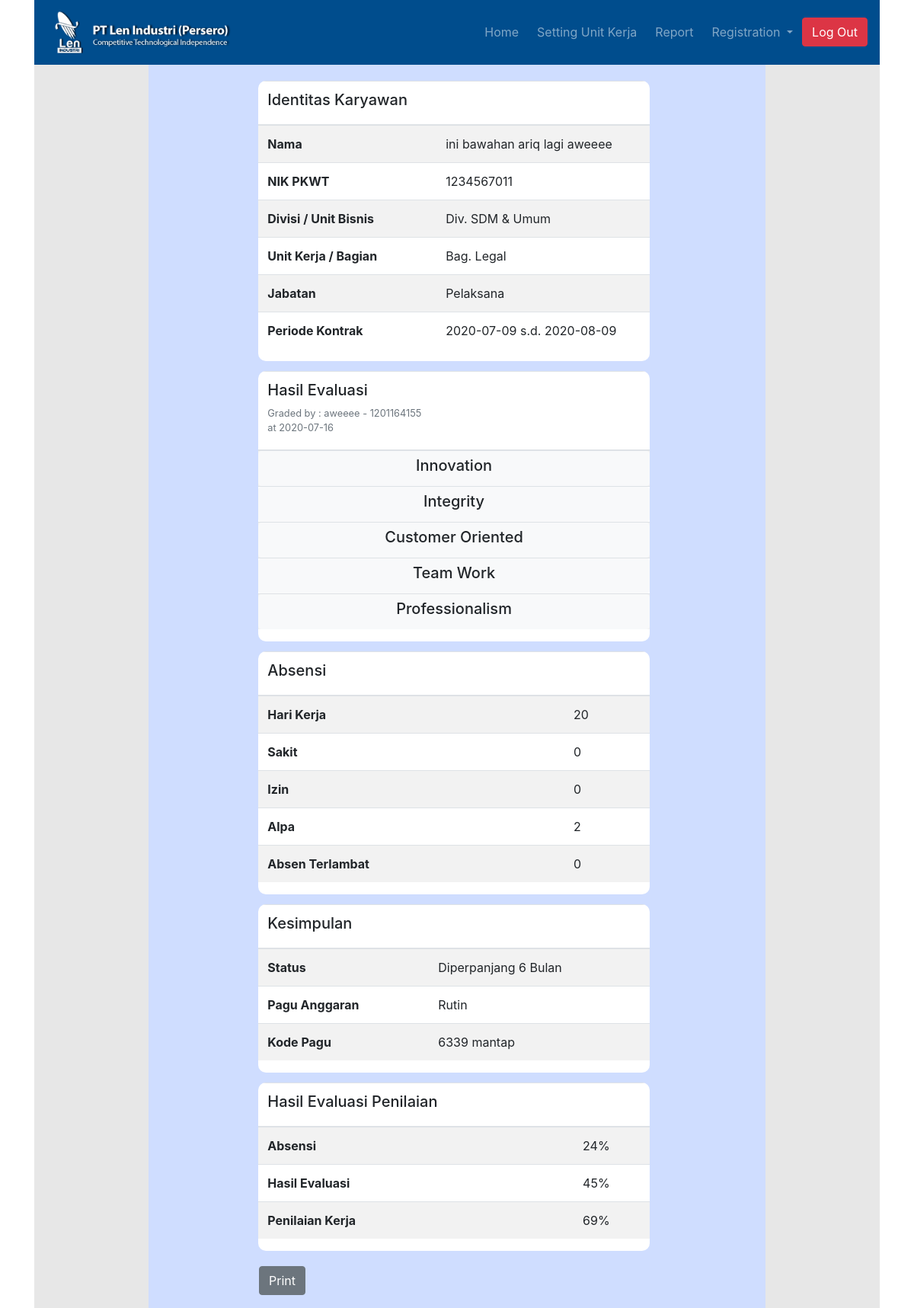
Page /C_detail_admin/index/58 on the committed database.
### tables this page shows
CREATE TABLE `karyawan` (
  `id_karyawan` int(11) NOT NULL,
  `id_evaluasi` int(11) DEFAULT NULL,
  `id_absensi` int(11) NOT NULL,
  `nama` varchar(255) NOT NULL,
  `nik` int(10) NOT NULL,
  `divisi` varchar(255) NOT NULL,
  `jabatan` varchar(255) NOT NULL,
  `bagian` varchar(255) NOT NULL,
  `nilai_hasil` float NOT NULL,
  `end_periode` date NOT NULL,
  `start_periode` date NOT NULL,
  `status` varchar(255) NOT NULL,
  `alasan` varchar(255) DEFAULT NULL,
  `anggaran` varchar(255) DEFAULT NULL,
  `kode_pagu` varchar(255) DEFAULT NULL
);

CREATE TABLE `absensi` (
  `id_absensi` int(11) NOT NULL,
  `nik` int(10) NOT NULL,
  `sakit` float NOT NULL,
  `izin` float NOT NULL,
  `alpa` float NOT NULL,
  `periode` int(11) NOT NULL,
  `terlambat` float NOT NULL,
  `nilai_absen` float NOT NULL,
  `nilai_produktivitas` float NOT NULL
);

### application/views/admin/V_detail_admin.php (the view, shortened to what the rows shown need)
<!DOCTYPE html>
<html lang="en">
<head>
    <link rel="stylesheet" href="<?= base_url()?>/assets/css/bootstrap.min.css">
    <link rel="stylesheet" href="<?= base_url()?>/assets/style/style1.css">
</head>
<body>
    <div class="container">
        <div class="container" style="background-color: #E7E7E7;">
            <div class="container main_bgr_dash" style="width: 75%;">
                <div class="row">
                    <div class="col-md-12">
                        <div class="detail_area">
                            <table class="table table-striped">
                                <thead>
                                <tr>
                                    <th scope="col"><h5>Identitas Karyawan</h5></th>
                                    <th scope="col"></th>
                                </tr>
                                </thead>
                                <tbody>
                                <tr>
                                    <th scope="row">Nama</th>
                                    <td><?= $karyawan['nama']; ?></td>
                                </tr>
                                <tr>
                                    <th scope="row">NIK PKWT</th>
                                    <td><?= $karyawan['nik']; ?></td>
                                </tr>
                                <tr>
                                    <th scope="row">Divisi / Unit Bisnis</th>
                                    <td><?= $karyawan['divisi']; ?></td>
                                </tr>
                                <tr>
                                    <th scope="row">Unit Kerja / Bagian</th>
                                    <td><?= $karyawan['bagian']; ?></td>
                                </tr>
                                <tr>
                                    <th scope="row">Jabatan</th>
                                    <td><?= $karyawan['jabatan']; ?></td>
                                </tr>
                                <tr>
                                    <th scope="row">Periode Kontrak</th>
                                    <td><?= $karyawan['start_periode']; ?> s.d. <?= $karyawan['end_periode']; ?></td>
                                </tr>
                                </tbody>
                            </table>
                        </div>
                    </div>
                </div>
                <div class="row">
                    <div class="col-md-12">
                        <div class="detail_area">
                            <table class="table table-striped">
                                <thead>
                                <tr>
                                    <th scope="col">
                                    <h5>Hasil Evaluasi</h5>
                                    <h6 class="text-secondary">
                                        <?php if ($evaluasi['nilai_eval'] != -1) { ?>
                                            <small>
                                                Graded by : <?=  $evaluasi['nama_atasan'] ?> - <?=  $evaluasi['nik_atasan'] ?> <br> at <?=  $evaluasi['date_fill'] ?>
                                            </small>
                                        <?php } else { ?>
                                            <small>
                                                Should be graded by : <?=  $evaluasi['nama_atasan'] ?> - <?=  $evaluasi['nik_atasan'] ?>
                                            </small>
                                        <?php } ?>
                                    </h6>
                                    </th>
                                </tr>
                                </thead>
                            </table>
                        </div>
                    </div>
                </div>
                <div class="row">
                    <div class="col-md-12">
                        <div class="detail_area">
                            <table class="table table-striped">
                                <thead>
                                <tr>
                                    <th scope="col"><h5>Absensi</h5></th>
                                    <th scope="col"></th>
                                </tr>
                                </thead>
                                <tbody>
                                <tr>
                                    <th scope="row">Hari Kerja</th>
                                    <td><?= $absensi['periode']; ?></td>
                                </tr>
                                <tr>
                                    <th scope="row">Sakit</th>
                                    <td><?= $absensi['sakit']; ?></td>
                                </tr>
                                <tr>
                                    <th scope="row">Izin</th>
                                    <td><?= $absensi['izin']; ?></td>
                                </tr>
                                <tr>
                                    <th scope="row">Alpa</th>
                                </tr>
                                <tr>
                                    <th scope="row">Absen Terlambat</th>
                                    <td><?= $absensi['terlambat']; ?></td>
                                </tr>
                                </tbody>
                            </table>
                        </div>
                    </div>
                </div>
                <div class="row">
                    <div class="col-md-12">
                        <div class="detail_area">
                            <table class="table table-striped">
                                <thead>
                                <tr>
                                    <th scope="col"><h5>Kesimpulan</h5></th>
                                    <th scope="col"></th>
                                </tr>
                                </thead>
                                <tbody>
                                <?php if ($karyawan['status']==='Diputus') { ?>
                                    <tr>
                                        <th scope="row">Status</th>
                                        <td><?= $karyawan['status']; ?></td>
                                    </tr>
                                    <tr>
                                        <th scope="row">Alasan</th>
                                        <td> <?= $karyawan['alasan']; ?> </td>
                                    </tr>
                                <?php }
                                else if ($karyawan['status']==='Diperpanjang 1 Tahun' || $karyawan['status']==='Diperpanjang 6 Bulan' || $karyawan['status']==='Diperpanjang 3 Bulan') { ?>
                                    <tr>
                                        <th scope="row">Status</th>
                                        <td><?= $karyawan['status']; ?></td>
                                    </tr>
                                    <tr>
                                        <th scope="row">Pagu Anggaran</th>
                                        <td> <?= $karyawan['anggaran']; ?> </td>
                                    </tr>
                                    <tr>
                                        <th scope="row">Kode Pagu</th>
                                        <td> <?= $karyawan['kode_pagu']; ?> </td>
                                    </tr>
                                <?php } else if($karyawan['status']=='-') { ?>
                                    <tr>
                                        <td colspan="2" align="center">
                                        <h5 class="text-danger"> contract status not graded yet </h5>
                                        </td>
                                    </tr>
                                <?php } else if($karyawan['status'] == 'Diputus'){?>
                                    <tr>
                                        <th scope="row">Status</th>
                                        <td><?= $karyawan['status']; ?></td>
                                    </tr>
                                <?php } ?>
                                </tbody>
                            </table>
                        </div>
                    </div>
                </div>
                <div class="row">
                    <div class="col-md-12">
                        <div class="detail_area">
                            <table class="table table-striped">
                                <thead>
                                <tr>
                                    <th scope="col"><h5>Hasil Evaluasi Penilaian</h5></th>
                                    <th scope="col"></th>
                                </tr>
                                </thead>
                                <?php if ($evaluasi['nilai_eval'] != -1) { ?>
                                    <tbody>
                                        <tr>
                                            <th scope="row">Absensi</th>
                                            <td><?= $absensi['nilai_absen']; ?>%</td>
                                        </tr>
                                        <tr>
                                            <th scope="row">Hasil Evaluasi</th>
                                            <td><?= $evaluasi['nilai_eval']; ?>%</td>
                                        </tr>
                                        <tr>
                                            <th scope="row">Penilaian Kerja</th>
                                            <td><?= $karyawan['nilai_hasil']; ?>%</td>
                                        </tr>
                                    </tbody>
                                <?php } ?>
                            </table>
                        </div>
                    </div>
                </div>
            </div>
        </div>
</body>
</html>

### rows in the picture
karyawan: nama "ini bawahan ariq lagi aweeee", nik "1234567011", divisi "Div. SDM & Umum", bagian "Bag. Legal", jabatan "Pelaksana", start_periode "2020-07-09", end_periode "2020-08-09", status "Diperpanjang 6 Bulan", anggaran "Rutin", kode_pagu "6339 mantap", nilai_hasil "69"
absensi: periode "20", sakit "0", izin "0", terlambat "0", nilai_absen "24"

### other values in the picture
$evaluasi['nama_atasan'] "aweeee"
$evaluasi['nik_atasan'] "1201164155"
$evaluasi['date_fill'] "2020-07-16"
$absensi['alpa'] "2"
$evaluasi['nilai_eval'] "45"
